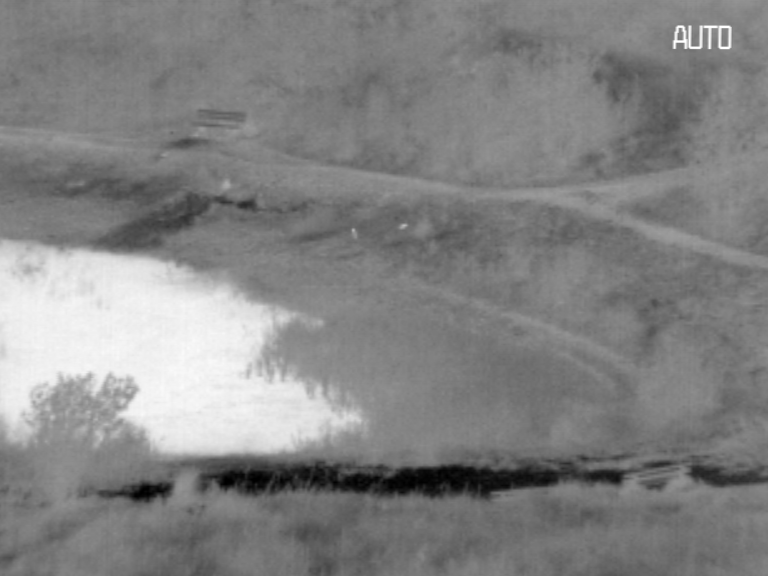
%> input picture Final_Paper/IR_lake_g.bmp, 768 x 576 px
$ octave STDxDWT_3.m   (GNU Octave 9; MATLAB toolbox functions it lacks are replaced by stand-ins)
%> lines starting %> are read from the running program, lines starting %| are printed output that depends on the picture; in (x1, y1, x2, y2) boxes, pixels count from 0 and x2, y2 are one past the last pixel; in counts of white or black regions, pixels touching at a corner belong together; the program's own positions count from 1
clc; clear; close all;

%% ----------------------------
% Load and normalize images
% ----------------------------
ir = im2double(imread("IR_lake_g.bmp"));
%> ir: size 576x768 double; min 0, max 1, mean 0.515
vi = im2double(imread("VIS_lake_r.bmp"));
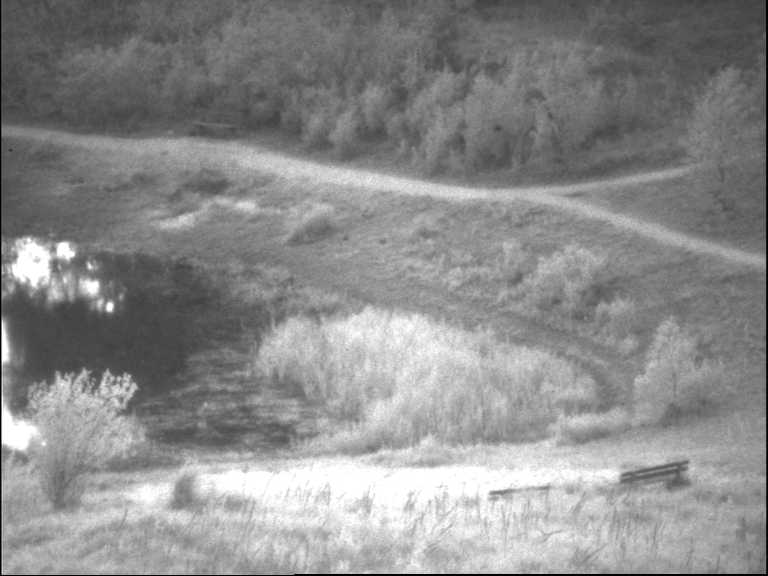
%> input picture Final_Paper/VIS_lake_r.bmp, 768 x 576 px
%> vi: size 576x768 double; min 0, max 1, mean 0.545

if size(ir,3)>1, ir = rgb2gray(ir); end
if size(vi,3)>1, vi = rgb2gray(vi); end

ir = im2double(ir);
vi = im2double(vi);

%% ----------------------------
% Generate Salient Mask (IR → target)
% ----------------------------
sal_mask = imbinarize(mat2gray(ir),'adaptive');
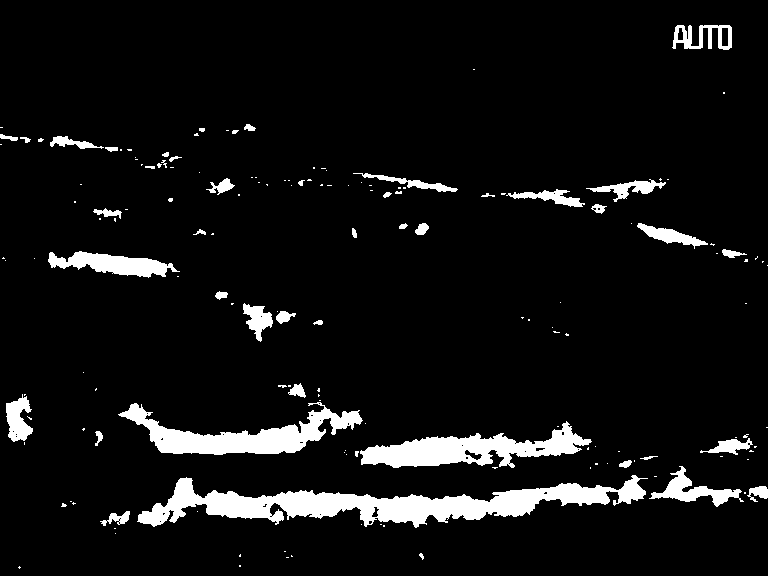
%> sal_mask: size 576x768 logical; 7% white; 160 white regions (115 under 20 px), largest, box (x1, y1, x2, y2) and area: (137, 475, 648, 528) 10449, (118, 402, 363, 455) 4914, (360, 421, 592, 468) 4822
sal_mask = imgaussfilt(double(sal_mask), 2);
%> sal_mask: size 576x768 double
sal_mask = mat2gray(sal_mask);

bg_mask = 1 - sal_mask;
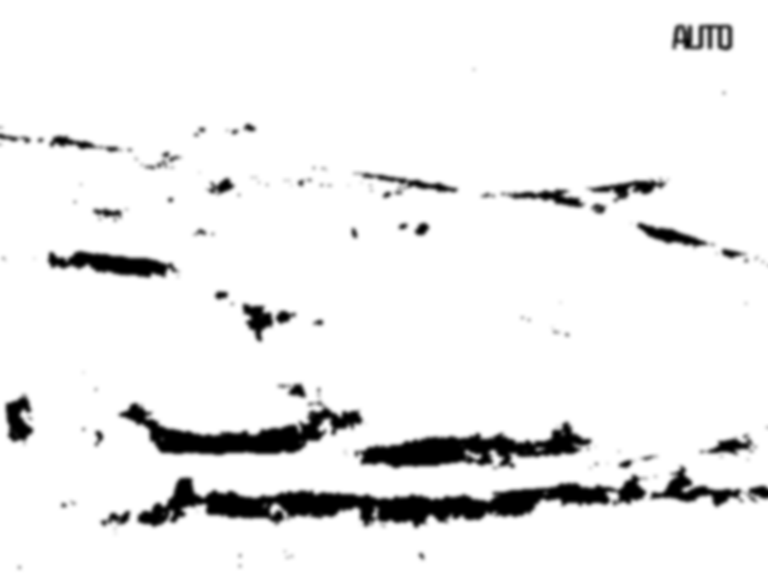
%> bg_mask: size 576x768 double; min 0, max 1, mean 0.93

%% ----------------------------
% Apply masks
% ----------------------------
sal_ir = ir .* sal_mask;
sal_vi = vi .* sal_mask;

bg_ir  = ir .* bg_mask;
bg_vi  = vi .* bg_mask;

%% ----------------------------
% Perform DWT
% ----------------------------
wave = 'db2';

% Salient region
[siA, siH, siV, siD] = dwt2(sal_ir, wave);
[svA, svH, svV, svD] = dwt2(sal_vi, wave);

% Background region
[biA, biH, biV, biD] = dwt2(bg_ir, wave);
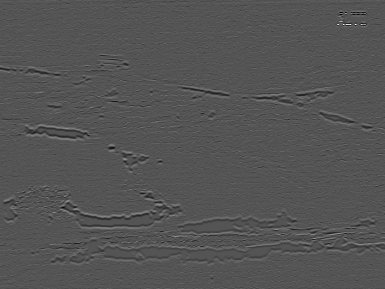
%> biH: size 289x385 double; min -0.0831, max 0.167, mean 3e-05; drawn with min black and max white
[bvA, bvH, bvV, bvD] = dwt2(bg_vi, wave);
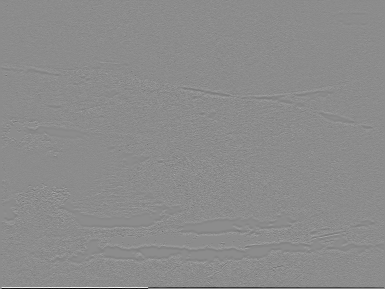
%> bvH: size 289x385 double; min -0.608, max 0.499, mean -0.000697; drawn with min black and max white
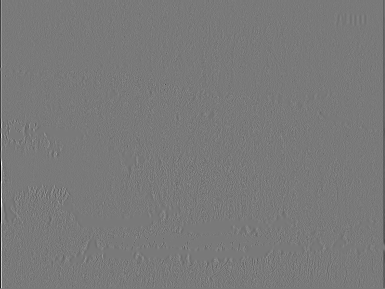
%> bvV: size 289x385 double; min -0.457, max 0.498, mean -0.00065; drawn with min black and max white

%% ----------------------------
% STDNet Weights (Option A)
% ----------------------------
w_sal_ir = 0.7;  w_sal_vi = 0.3;
w_bg_ir  = 0.4;  w_bg_vi  = 0.6;

%% ----------------------------
% Fuse subbands (NO IDWT)
% ----------------------------
% Salient fusion
fA_sal = w_sal_ir*siA + w_sal_vi*svA;
fH_sal = w_sal_ir*siH + w_sal_vi*svH;
fV_sal = w_sal_ir*siV + w_sal_vi*svV;
fD_sal = w_sal_ir*siD + w_sal_vi*svD;

% Background fusion
fA_bg = w_bg_ir*biA + w_bg_vi*bvA;
fH_bg = w_bg_ir*biH + w_bg_vi*bvH;
fV_bg = w_bg_ir*biV + w_bg_vi*bvV;
fD_bg = w_bg_ir*biD + w_bg_vi*bvD;

%% ----------------------------
% Reconstruct image-like signals (no IDWT)
% ----------------------------
sal_recon = fA_sal + (fH_sal + fV_sal + fD_sal)/3;
bg_recon  = fA_bg  + (fH_bg + fV_bg + fD_bg)/3;

% Resize to original
sal_recon = imresize(sal_recon, size(ir));
%> sal_recon: size 576x768 double
bg_recon  = imresize(bg_recon, size(ir));
%> bg_recon: size 576x768 double

%% ----------------------------
% Final STDNet Fusion Rule (Option A)
% ----------------------------
fused = sal_mask .* (w_sal_ir*ir + w_sal_vi*vi) + ...
        bg_mask  .* (w_bg_ir*ir  + w_bg_vi*vi);
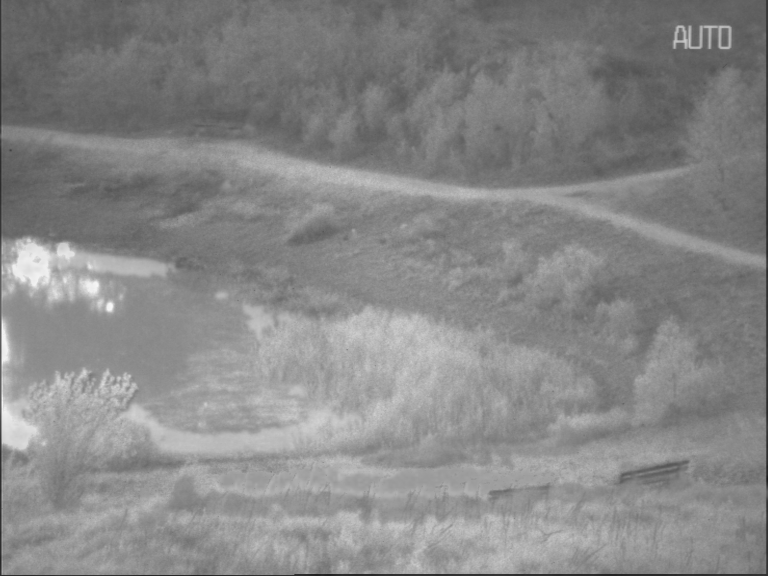
%> fused: size 576x768 double; min 0.0941, max 0.969, mean 0.531

% Add DWT contribution
fused = fused + 0.5*(sal_recon + bg_recon);
fused = mat2gray(fused);

%% ----------------------------
% Metrics
% ----------------------------
entropy_fused = entropy(fused);
%> entropy_fused = 6.82
std_fused = std2(fused);
%> std_fused = 0.114

% Spatial frequency
RF = sqrt(mean(diff(fused,1,1).^2,'all'));
%> RF = 0.0188
CF = sqrt(mean(diff(fused,1,2).^2,'all'));
%> CF = 0.0158
SF = sqrt(RF^2 + CF^2);
%> SF = 0.0246

%> (the run ends here)
